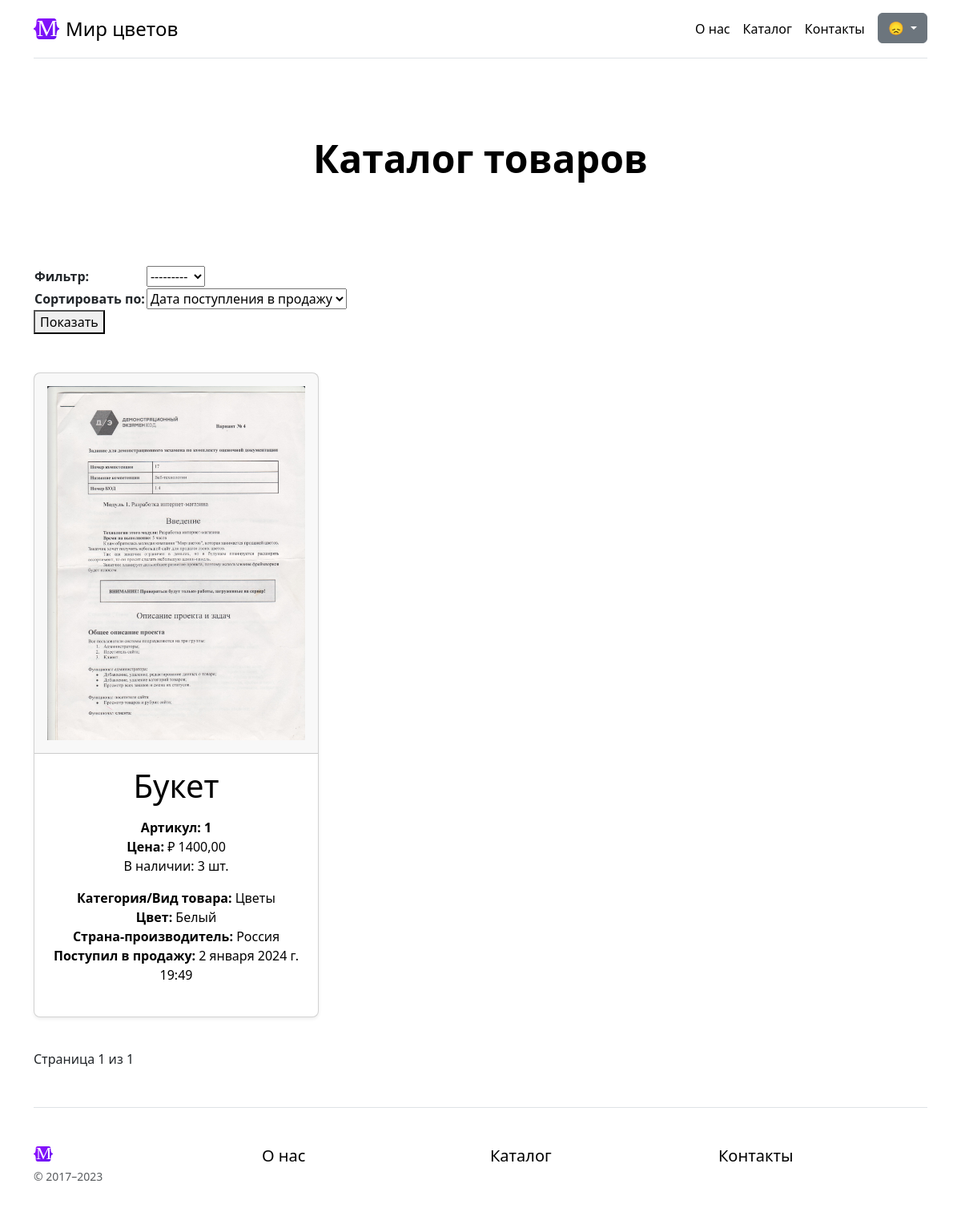
/goods/, run on the app's committed database.
### goods/models.py (models this page shows)
class Goods(NameMixin, models.Model):
    objects = models.Manager() # По умолчанию. Нужен для админки.
    in_stock = GoodsManager()
    added = models.DateTimeField(auto_now_add=True,
                                 verbose_name="Дата добавления")
    photo = models.ImageField(verbose_name="Фото", blank=False)
    price = models.DecimalField(max_digits=10,
                                decimal_places=2,
                                verbose_name="Цена",
                                validators=[MinValueValidator(Decimal('0.01'))])
    origin = models.ForeignKey(
        "Country",
        on_delete=models.CASCADE,
        verbose_name="Страна-производитель",
    )
    color = models.ForeignKey(
        "Color",
        on_delete=models.CASCADE,
        verbose_name="Цвет",
    )
    category = models.ForeignKey(
        "Category",
        on_delete=models.CASCADE,
        verbose_name="Категория / Вид товара",
    )
    stock = models.PositiveIntegerField(default=0, null=False, blank=False, verbose_name="Остаток товара")
    def get_absolute_url(self):
        return reverse('goods-detail', kwargs={"pk": self.id})
    class Meta:
        verbose_name = "Товар"
        verbose_name_plural = "Товары"

class Category(NameMixin, models.Model):
    class Meta:
        verbose_name = "Категория/Вид товара"
        verbose_name_plural = "Категории/Виды товаров"

class Color(NameMixin, models.Model):
    class Meta:
        verbose_name = "Цвет"
        verbose_name_plural = "Цвета"

class Country(NameMixin, models.Model):
    class Meta:
        verbose_name = "Страна"
        verbose_name_plural = "Страны"

### goods/views.py (the view)
# urls.py: path("goods/", GoodsListView.as_view(), name="goods-list"),
class GoodsListView(ListView):
    model = Goods
    paginate_by = 5
    def get_queryset(self):
        category = self.request.GET.get("category")
        order_by = self.request.GET.get("order_by")
        queryset = Goods.in_stock.all()
        if order_by and order_by != "--":
            if order_by == 'price' or order_by == 'added':
                queryset = queryset.order_by("-" + order_by)
            else:
                assert (order_by == 'category' or order_by == 'origin')
                queryset = queryset.order_by(order_by + "__name")
        if category:
            queryset = queryset.filter(category_id=category)
        return queryset
    def get_context_data(self, **kwargs):
        context_data = super().get_context_data(**kwargs)
        if self.request.GET:
            context_data["sort_filter_form"] = GoodsSortFilterForm(self.request.GET)
        else:
            context_data["sort_filter_form"] = GoodsSortFilterForm()
        return context_data

### goods/forms.py
class GoodsSortFilterForm(forms.ModelForm):
    def __init__(self, *args, **kwargs):
        super().__init__(*args, **kwargs)
        self.fields['category'].required = False
    order_by = forms.ChoiceField(choices=get_choices, label="Сортировать по", required=False)
    class Meta:
        model = Goods
        fields = ["category", ]
        labels = {
            "category": "Фильтр"
        }

### general/models.py (called while the page is built)
    def __str__(self):
        return self.name

### goods/forms.py (called while the page is built)
def get_choices():
    choices = [(k, v) for k, v in CHOICES_DICT.items()]
    return choices

### goods/models.py (called while the page is built)
    def get_queryset(self):
        return super().get_queryset().filter(stock__gte=1).order_by("-added")

### goods/templates/goods/goods_list.html (shortened to what this page needs)
{% extends 'general/parts/base.html' %}
{% load static %}
{% block content %}
<main>
    {% include 'general/parts/h.html' with h='Каталог товаров' %}
    <div class="mb-5">
        <form action="{% url 'goods-list' %}">
            <table>
                {{ sort_filter_form.as_table }}
            </table>
            <button>Показать</button>
        </form>
    </div>
    <div class="row row-cols-1 row-cols-md-3 mb-3 text-center">
        {% for object in page_obj %}
        <div class="col">
            <div class="card mb-4 rounded-3 shadow-sm">
                <a class="n-text-decoration-none" href="{{ object.get_absolute_url }}">
                    <div class="card-header py-3">
                        <h4 class="my-0 fw-normal"><img class="w-100 img-fluid" src="{{ object.photo.url }}"
                                                        alt="{{ object.name }}"/></h4>
                    </div>
                    <div class="card-body">
                        <h1 class="card-title pricing-card-title">{{ object.name }}</h1>
                        <ul class="list-unstyled mt-3 mb-4">
                            <li class="card-text fw-bold"><span>Артикул: </span>{{ object.id }}</li>
                            <li><span class="fw-bold">Цена: </span>&#8381; {{ object.price }}</li>
                            <li class="mb-3"><span>В наличии: </span>{{ object.stock }} шт.</li>
                            <li><span class="fw-bold">Категория/Вид товара: </span>{{ object.category }}</li>
                            <li><span class="fw-bold">Цвет: </span>{{ object.color }}</li>
                            <li><span class="fw-bold">Страна-производитель: </span>{{ object.origin }}</li>
                            <li><span class="fw-bold">Поступил в продажу: </span>{{ object.added }}</li>
                        </ul>
                    </div>
                </a>
            </div>
        </div>
        {% empty %}
        <div class="display-6 text-center mb-4">Нет товаров.</div>
        {% endfor %}
    </div>
    {% include 'general/parts/pagination.html' %}
</main>
{% endblock %}

### general/static/general/css/style.css (style rules this page uses)
.n-text-decoration-none { color: black; text-decoration: none; }

### general/static/general/css/sign-in.css (style rules this page uses)
html, body { height: 100%; }

### data on the page
Goods: photo (picture), name "Букет", id "1", price "1400,00", stock "3", category "Цветы", color "Белый", origin "Россия", added "2 января 2024 г. 19:49"

### other printed values
{{ h }} "Каталог товаров"
{{ page_obj.number }} "1"
{{ page_obj.paginator.num_pages }} "1"
